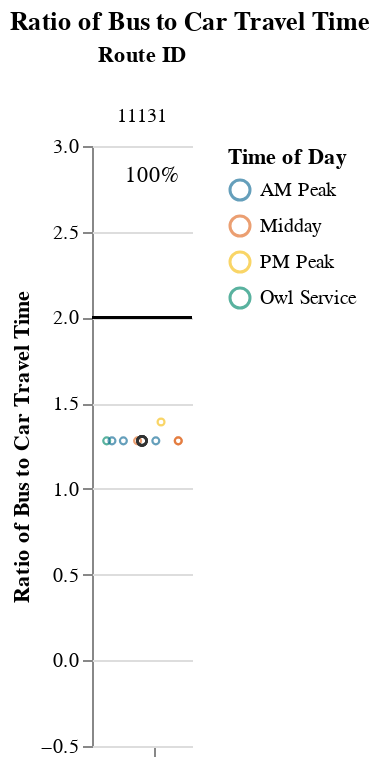
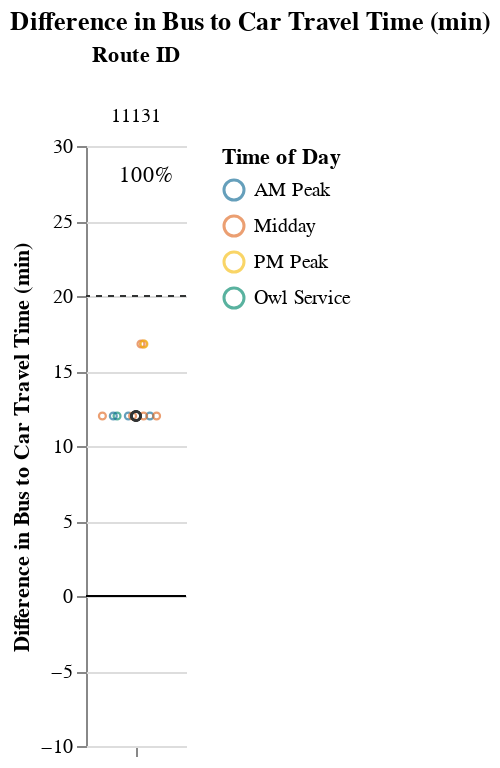

These figures' notebook cell, in order:
### Markdown cell above
## Viable Competitive Routes
### Short Routes (< 1 hr)

### Code cell
# Allow for possibility that operator doesn't have routes that fall into certain route_groups
# But, jupyterbook will not like markdown with f-string
# separate out route_group and put in each cell, and use try/except + if to display...
# but all 3 route groups must be displayed. just add sentence about why no routes were returned at the end
route_group = "short"
try:
    display_charts_for_route_group(df, route_group)
except:
    print("No routes meet this criteria.")

### Figure 1 — Vega-Lite specification as saved in the notebook (floating-point values rounded to 4 significant figures)
{"config": {"view": {"continuousWidth": 400, "continuousHeight": 300, "stroke": null}, "facet": {"spacing": 0}}, "data": {"name": "data-6addc74496ee9082c6da0ef05b3a7b9d"}, "facet": {"column": {"field": "route_id", "sort": ["11131"], "title": "Route ID", "type": "nominal"}}, "spec": {"layer": [{"mark": "rule", "encoding": {"color": {"value": "black"}, "y": {"field": "cutoff", "type": "quantitative"}}, "selection": {"selector001": {"type": "interval", "bind": "scales", "encodings": ["x", "y"]}}}, {"mark": {"type": "point", "opacity": 0.65, "size": 12, "strokeWidth": 1.1}, "encoding": {"color": {"field": "time_of_day", "scale": {"range": ["#136C97", "#E16B26", "#F6BF16", "#00896B", "#7790A3", "#5B559C"]}, "sort": ["AM Peak", "Midday", "PM Peak", "Owl Service"], "title": "Time of Day", "type": "nominal"}, "tooltip": [{"field": "route_id", "type": "nominal"}, {"field": "route_name", "type": "nominal"}, {"field": "trip_id", "type": "nominal"}, {"field": "service_hours", "type": "quantitative"}, {"field": "car_duration_hours", "type": "quantitative"}, {"field": "bus_multiplier", "type": "quantitative"}, {"field": "bus_difference", "type": "quantitative"}, {"field": "num_trips", "type": "quantitative"}, {"field": "num_competitive", "type": "quantitative"}, {"field": "pct_trips_competitive", "type": "quantitative"}, {"field": "p25", "type": "quantitative"}, {"field": "p50", "type": "quantitative"}, {"field": "p75", "type": "quantitative"}], "x": {"axis": {"grid": false, "labels": false, "ticks": true, "values": [0]}, "field": "jitter", "scale": {}, "title": null, "type": "quantitative"}, "y": {"field": "bus_multiplier", "scale": {"domain": [-0.25, 3.0]}, "title": "Ratio of Bus to Car Travel Time", "type": "quantitative"}}, "transform": [{"calculate": "sqrt(-2*log(random()))*cos(2*PI*random())", "as": "jitter"}], "width": 50}, {"layer": [{"mark": {"type": "point", "opacity": 0.6, "size": 20, "strokeWidth": 1.3}, "encoding": {"color": {"value": "#323434"}, "y": {"field": "bus_multiplier", "type": "quantitative"}}, "transform": [{"filter": "(datum.p50_trip === 1)"}]}, {"mark": {"type": "text", "align": "center", "baseline": "middle"}, "encoding": {"color": {"value": "black"}, "text": {"field": "pct_trips_competitive", "format": ".0%", "type": "quantitative"}, "tooltip": [{"field": "route_id", "type": "nominal"}, {"field": "route_name", "type": "nominal"}, {"field": "trip_id", "type": "nominal"}, {"field": "service_hours", "type": "quantitative"}, {"field": "car_duration_hours", "type": "quantitative"}, {"field": "bus_multiplier", "type": "quantitative"}, {"field": "bus_difference", "type": "quantitative"}, {"field": "num_trips", "type": "quantitative"}, {"field": "num_competitive", "type": "quantitative"}, {"field": "pct_trips_competitive", "type": "quantitative"}, {"field": "p25", "type": "quantitative"}, {"field": "p50", "type": "quantitative"}, {"field": "p75", "type": "quantitative"}], "x": {"value": 30}, "y": {"value": 15}}, "transform": [{"calculate": "sqrt(-2*log(random()))*cos(2*PI*random())", "as": "jitter"}, {"filter": "(datum.fastest_trip === 1)"}]}]}]}, "resolve": {"scale": {"y": "shared"}}, "title": "Ratio of Bus to Car Travel Time", "$schema": "https://vega.github.io/schema/vega-lite/v4.17.0.json", "datasets": {"data-6addc74496ee9082c6da0ef05b3a7b9d": [{"calitp_itp_id": 210, "trip_key": 3341563905747822614, "trip_id": "t_306562_b_16225_tn_0", "shape_id": "p_178929", "route_id": "11131", "service_hours": 0.92, "trip_first_departure_ts": 30000, "trip_last_arrival_ts": 33300, "departure_hour": 8, "time_of_day": "AM Peak", "p25": 0.92, "p50": 0.92, "p75": 0.96, "p50_trip": 1, "fastest_trip": 0, "car_duration_hours": 0.72, "competitive_route": 1, "bus_multiplier": 1.28, "bus_difference": 12.0, "num_trips": 11, "num_competitive": 11, "pct_trips_competitive": 1.0, "bus_difference_spread": 4.8, "route_group": "short", "max_trip_hrs": 1.0, "max_trip_route_group": 1.0, "below_cutoff": 11, "pct_below_cutoff": 1.0, "name": "City of Moorpark", "caltrans_district": "07 - Los Angeles", "drmt_organization_name": null, "route_name": null, "cutoff2": 20, "cutoff": 2}, {"calitp_itp_id": 210, "trip_key": -2130872789536584285, "trip_id": "t_306559_b_16225_tn_0", "shape_id": "p_178928", "route_id": "11131", "service_hours": 0.92, "trip_first_departure_ts": 22500, "trip_last_arrival_ts": 25800, "departure_hour": 6, "time_of_day": "Owl Service", "p25": 0.92, "p50": 0.92, "p75": 0.96, "p50_trip": 1, "fastest_trip": 0, "car_duration_hours": 0.72, "competitive_route": 1, "bus_multiplier": 1.28, "bus_difference": 12.0, "num_trips": 11, "num_competitive": 11, "pct_trips_competitive": 1.0, "bus_difference_spread": 4.8, "route_group": "short", "max_trip_hrs": 1.0, "max_trip_route_group": 1.0, "below_cutoff": 11, "pct_below_cutoff": 1.0, "name": "City of Moorpark", "caltrans_district": "07 - Los Angeles", "drmt_organization_name": null, "route_name": null, "cutoff2": 20, "cutoff": 2}, {"calitp_itp_id": 210, "trip_key": 5586849125469743557, "trip_id": "t_306560_b_16225_tn_0", "shape_id": "p_178929", "route_id": "11131", "service_hours": 0.92, "trip_first_departure_ts": 26400, "trip_last_arrival_ts": 29700, "departure_hour": 7, "time_of_day": "AM Peak", "p25": 0.92, "p50": 0.92, "p75": 0.96, "p50_trip": 1, "fastest_trip": 0, "car_duration_hours": 0.72, "competitive_route": 1, "bus_multiplier": 1.28, "bus_difference": 12.0, "num_trips": 11, "num_competitive": 11, "pct_trips_competitive": 1.0, "bus_difference_spread": 4.8, "route_group": "short", "max_trip_hrs": 1.0, "max_trip_route_group": 1.0, "below_cutoff": 11, "pct_below_cutoff": 1.0, "name": "City of Moorpark", "caltrans_district": "07 - Los Angeles", "drmt_organization_name": null, "route_name": null, "cutoff2": 20, "cutoff": 2}, {"calitp_itp_id": 210, "trip_key": -405197724949488178, "trip_id": "t_306561_b_16225_tn_0", "shape_id": "p_178929", "route_id": "11131", "service_hours": 0.92, "trip_first_departure_ts": 34200, "trip_last_arrival_ts": 37500, "departure_hour": 9, "time_of_day": "AM Peak", "p25": 0.92, "p50": 0.92, "p75": 0.96, "p50_trip": 1, "fastest_trip": 0, "car_duration_hours": 0.72, "competitive_route": 1, "bus_multiplier": 1.28, "bus_difference": 12.0, "num_trips": 11, "num_competitive": 11, "pct_trips_competitive": 1.0, "bus_difference_spread": 4.8, "route_group": "short", "max_trip_hrs": 1.0, "max_trip_route_group": 1.0, "below_cutoff": 11, "pct_below_cutoff": 1.0, "name": "City of Moorpark", "caltrans_district": "07 - Los Angeles", "drmt_organization_name": null, "route_name": null, "cutoff2": 20, "cutoff": 2}, {"calitp_itp_id": 210, "trip_key": -5679256309080196942, "trip_id": "t_306566_b_16225_tn_0", "shape_id": "p_178929", "route_id": "11131", "service_hours": 0.92, "trip_first_departure_ts": 49500, "trip_last_arrival_ts": 52800, "departure_hour": 13, "time_of_day": "Midday", "p25": 0.92, "p50": 0.92, "p75": 0.96, "p50_trip": 1, "fastest_trip": 0, "car_duration_hours": 0.72, "competitive_route": 1, "bus_multiplier": 1.28, "bus_difference": 12.0, "num_trips": 11, "num_competitive": 11, "pct_trips_competitive": 1.0, "bus_difference_spread": 4.8, "route_group": "short", "max_trip_hrs": 1.0, "max_trip_route_group": 1.0, "below_cutoff": 11, "pct_below_cutoff": 1.0, "name": "City of Moorpark", "caltrans_district": "07 - Los Angeles", "drmt_organization_name": null, "route_name": null, "cutoff2": 20, "cutoff": 2}, {"calitp_itp_id": 210, "trip_key": 1752313231697081193, "trip_id": "t_306563_b_16225_tn_0", "shape_id": "p_178929", "route_id": "11131", "service_hours": 0.92, "trip_first_departure_ts": 37800, "trip_last_arrival_ts": 41100, "departure_hour": 10, "time_of_day": "Midday", "p25": 0.92, "p50": 0.92, "p75": 0.96, "p50_trip": 1, "fastest_trip": 0, "car_duration_hours": 0.72, "competitive_route": 1, "bus_multiplier": 1.28, "bus_difference": 12.0, "num_trips": 11, "num_competitive": 11, "pct_trips_competitive": 1.0, "bus_difference_spread": 4.8, "route_group": "short", "max_trip_hrs": 1.0, "max_trip_route_group": 1.0, "below_cutoff": 11, "pct_below_cutoff": 1.0, "name": "City of Moorpark", "caltrans_district": "07 - Los Angeles", "drmt_organization_name": null, "route_name": null, "cutoff2": 20, "cutoff": 2}, {"calitp_itp_id": 210, "trip_key": -7827830937952307456, "trip_id": "t_306564_b_16225_tn_0", "shape_id": "p_178929", "route_id": "11131", "service_hours": 0.92, "trip_first_departure_ts": 41400, "trip_last_arrival_ts": 44700, "departure_hour": 11, "time_of_day": "Midday", "p25": 0.92, "p50": 0.92, "p75": 0.96, "p50_trip": 1, "fastest_trip": 0, "car_duration_hours": 0.72, "competitive_route": 1, "bus_multiplier": 1.28, "bus_difference": 12.0, "num_trips": 11, "num_competitive": 11, "pct_trips_competitive": 1.0, "bus_difference_spread": 4.8, "route_group": "short", "max_trip_hrs": 1.0, "max_trip_route_group": 1.0, "below_cutoff": 11, "pct_below_cutoff": 1.0, "name": "City of Moorpark", "caltrans_district": "07 - Los Angeles", "drmt_organization_name": null, "route_name": null, "cutoff2": 20, "cutoff": 2}, {"calitp_itp_id": 210, "trip_key": -1356107766269570840, "trip_id": "t_306567_b_16225_tn_0", "shape_id": "p_178929", "route_id": "11131", "service_hours": 0.92, "trip_first_departure_ts": 53100, "trip_last_arrival_ts": 56400, "departure_hour": 14, "time_of_day": "Midday", "p25": 0.92, "p50": 0.92, "p75": 0.96, "p50_trip": 1, "fastest_trip": 1, "car_duration_hours": 0.72, "competitive_route": 1, "bus_multiplier": 1.28, "bus_difference": 12.0, "num_trips": 11, "num_competitive": 11, "pct_trips_competitive": 1.0, "bus_difference_spread": 4.8, "route_group": "short", "max_trip_hrs": 1.0, "max_trip_route_group": 1.0, "below_cutoff": 11, "pct_below_cutoff": 1.0, "name": "City of Moorpark", "caltrans_district": "07 - Los Angeles", "drmt_organization_name": null, "route_name": null, "cutoff2": 20, "cutoff": 2}, {"calitp_itp_id": 210, "trip_key": 5918490509608406939, "trip_id": "t_306565_b_16225_tn_0", "shape_id": "p_178929", "route_id": "11131", "service_hours": 1.0, "trip_first_departure_ts": 45600, "trip_last_arrival_ts": 49200, "departure_hour": 12, "time_of_day": "Midday", "p25": 0.92, "p50": 0.92, "p75": 0.96, "p50_trip": 0, "fastest_trip": 0, "car_duration_hours": 0.72, "competitive_route": 1, "bus_multiplier": 1.39, "bus_difference": 16.8, "num_trips": 11, "num_competitive": 11, "pct_trips_competitive": 1.0, "bus_difference_spread": 4.8, "route_group": "short", "max_trip_hrs": 1.0, "max_trip_route_group": 1.0, "below_cutoff": 11, "pct_below_cutoff": 1.0, "name": "City of Moorpark", "caltrans_district": "07 - Los Angeles", "drmt_organization_name": null, "route_name": null, "cutoff2": 20, "cutoff": 2}, {"calitp_itp_id": 210, "trip_key": -1924256971193609396, "trip_id": "t_306568_b_16225_tn_0", "shape_id": "p_178919", "route_id": "11131", "service_hours": 1.0, "trip_first_departure_ts": 57300, "trip_last_arrival_ts": 60900, "departure_hour": 15, "time_of_day": "Midday", "p25": 0.92, "p50": 0.92, "p75": 0.96, "p50_trip": 0, "fastest_trip": 0, "car_duration_hours": 0.72, "competitive_route": 1, "bus_multiplier": 1.39, "bus_difference": 16.8, "num_trips": 11, "num_competitive": 11, "pct_trips_competitive": 1.0, "bus_difference_spread": 4.8, "route_group": "short", "max_trip_hrs": 1.0, "max_trip_route_group": 1.0, "below_cutoff": 11, "pct_below_cutoff": 1.0, "name": "City of Moorpark", "caltrans_district": "07 - Los Angeles", "drmt_organization_name": null, "route_name": null, "cutoff2": 20, "cutoff": 2}, {"calitp_itp_id": 210, "trip_key": -4812399808938426988, "trip_id": "t_306569_b_16225_tn_0", "shape_id": "p_178919", "route_id": "11131", "service_hours": 1.0, "trip_first_departure_ts": 61500, "trip_last_arrival_ts": 65100, "departure_hour": 17, "time_of_day": "PM Peak", "p25": 0.92, "p50": 0.92, "p75": 0.96, "p50_trip": 0, "fastest_trip": 0, "car_duration_hours": 0.72, "competitive_route": 1, "bus_multiplier": 1.39, "bus_difference": 16.8, "num_trips": 11, "num_competitive": 11, "pct_trips_competitive": 1.0, "bus_difference_spread": 4.8, "route_group": "short", "max_trip_hrs": 1.0, "max_trip_route_group": 1.0, "below_cutoff": 11, "pct_below_cutoff": 1.0, "name": "City of Moorpark", "caltrans_district": "07 - Los Angeles", "drmt_organization_name": null, "route_name": null, "cutoff2": 20, "cutoff": 2}]}}

### Figure 2 — Vega-Lite specification as saved in the notebook (floating-point values rounded to 4 significant figures)
{"config": {"view": {"continuousWidth": 400, "continuousHeight": 300, "stroke": null}, "facet": {"spacing": 0}}, "data": {"name": "data-65bf3683794e35e346e248ddcdc611ff"}, "facet": {"column": {"field": "route_id", "sort": ["11131"], "title": "Route ID", "type": "nominal"}}, "spec": {"layer": [{"mark": "rule", "encoding": {"color": {"value": "black"}, "y": {"field": "cutoff", "type": "quantitative"}}, "selection": {"selector002": {"type": "interval", "bind": "scales", "encodings": ["x", "y"]}}}, {"mark": {"type": "rule", "strokeDash": [3, 3]}, "encoding": {"color": {"value": "#323434"}, "y": {"field": "cutoff2", "type": "quantitative"}}}, {"mark": {"type": "point", "opacity": 0.65, "size": 12, "strokeWidth": 1.1}, "encoding": {"color": {"field": "time_of_day", "scale": {"range": ["#136C97", "#E16B26", "#F6BF16", "#00896B", "#7790A3", "#5B559C"]}, "sort": ["AM Peak", "Midday", "PM Peak", "Owl Service"], "title": "Time of Day", "type": "nominal"}, "tooltip": [{"field": "route_id", "type": "nominal"}, {"field": "route_name", "type": "nominal"}, {"field": "trip_id", "type": "nominal"}, {"field": "service_hours", "type": "quantitative"}, {"field": "car_duration_hours", "type": "quantitative"}, {"field": "bus_multiplier", "type": "quantitative"}, {"field": "bus_difference", "type": "quantitative"}, {"field": "num_trips", "type": "quantitative"}, {"field": "num_competitive", "type": "quantitative"}, {"field": "pct_trips_competitive", "type": "quantitative"}, {"field": "p25", "type": "quantitative"}, {"field": "p50", "type": "quantitative"}, {"field": "p75", "type": "quantitative"}], "x": {"axis": {"grid": false, "labels": false, "ticks": true, "values": [0]}, "field": "jitter", "scale": {}, "title": null, "type": "quantitative"}, "y": {"field": "bus_difference", "scale": {"domain": [-5, 25.0]}, "title": "Difference in Bus to Car Travel Time (min)", "type": "quantitative"}}, "transform": [{"calculate": "sqrt(-2*log(random()))*cos(2*PI*random())", "as": "jitter"}], "width": 50}, {"layer": [{"mark": {"type": "point", "opacity": 0.6, "size": 20, "strokeWidth": 1.3}, "encoding": {"color": {"value": "#323434"}, "y": {"field": "bus_difference", "type": "quantitative"}}, "transform": [{"filter": "(datum.p50_trip === 1)"}]}, {"mark": {"type": "text", "align": "center", "baseline": "middle"}, "encoding": {"color": {"value": "black"}, "text": {"field": "pct_trips_competitive", "format": ".0%", "type": "quantitative"}, "tooltip": [{"field": "route_id", "type": "nominal"}, {"field": "route_name", "type": "nominal"}, {"field": "trip_id", "type": "nominal"}, {"field": "service_hours", "type": "quantitative"}, {"field": "car_duration_hours", "type": "quantitative"}, {"field": "bus_multiplier", "type": "quantitative"}, {"field": "bus_difference", "type": "quantitative"}, {"field": "num_trips", "type": "quantitative"}, {"field": "num_competitive", "type": "quantitative"}, {"field": "pct_trips_competitive", "type": "quantitative"}, {"field": "p25", "type": "quantitative"}, {"field": "p50", "type": "quantitative"}, {"field": "p75", "type": "quantitative"}], "x": {"value": 30}, "y": {"value": 15}}, "transform": [{"calculate": "sqrt(-2*log(random()))*cos(2*PI*random())", "as": "jitter"}, {"filter": "(datum.fastest_trip === 1)"}]}]}]}, "resolve": {"scale": {"y": "shared"}}, "title": "Difference in Bus to Car Travel Time (min)", "$schema": "https://vega.github.io/schema/vega-lite/v4.17.0.json", "datasets": {"data-65bf3683794e35e346e248ddcdc611ff": [{"calitp_itp_id": 210, "trip_key": 3341563905747822614, "trip_id": "t_306562_b_16225_tn_0", "shape_id": "p_178929", "route_id": "11131", "service_hours": 0.92, "trip_first_departure_ts": 30000, "trip_last_arrival_ts": 33300, "departure_hour": 8, "time_of_day": "AM Peak", "p25": 0.92, "p50": 0.92, "p75": 0.96, "p50_trip": 1, "fastest_trip": 0, "car_duration_hours": 0.72, "competitive_route": 1, "bus_multiplier": 1.28, "bus_difference": 12.0, "num_trips": 11, "num_competitive": 11, "pct_trips_competitive": 1.0, "bus_difference_spread": 4.8, "route_group": "short", "max_trip_hrs": 1.0, "max_trip_route_group": 1.0, "below_cutoff": 11, "pct_below_cutoff": 1.0, "name": "City of Moorpark", "caltrans_district": "07 - Los Angeles", "drmt_organization_name": null, "route_name": null, "cutoff2": 20, "cutoff": 0}, {"calitp_itp_id": 210, "trip_key": -2130872789536584285, "trip_id": "t_306559_b_16225_tn_0", "shape_id": "p_178928", "route_id": "11131", "service_hours": 0.92, "trip_first_departure_ts": 22500, "trip_last_arrival_ts": 25800, "departure_hour": 6, "time_of_day": "Owl Service", "p25": 0.92, "p50": 0.92, "p75": 0.96, "p50_trip": 1, "fastest_trip": 0, "car_duration_hours": 0.72, "competitive_route": 1, "bus_multiplier": 1.28, "bus_difference": 12.0, "num_trips": 11, "num_competitive": 11, "pct_trips_competitive": 1.0, "bus_difference_spread": 4.8, "route_group": "short", "max_trip_hrs": 1.0, "max_trip_route_group": 1.0, "below_cutoff": 11, "pct_below_cutoff": 1.0, "name": "City of Moorpark", "caltrans_district": "07 - Los Angeles", "drmt_organization_name": null, "route_name": null, "cutoff2": 20, "cutoff": 0}, {"calitp_itp_id": 210, "trip_key": 5586849125469743557, "trip_id": "t_306560_b_16225_tn_0", "shape_id": "p_178929", "route_id": "11131", "service_hours": 0.92, "trip_first_departure_ts": 26400, "trip_last_arrival_ts": 29700, "departure_hour": 7, "time_of_day": "AM Peak", "p25": 0.92, "p50": 0.92, "p75": 0.96, "p50_trip": 1, "fastest_trip": 0, "car_duration_hours": 0.72, "competitive_route": 1, "bus_multiplier": 1.28, "bus_difference": 12.0, "num_trips": 11, "num_competitive": 11, "pct_trips_competitive": 1.0, "bus_difference_spread": 4.8, "route_group": "short", "max_trip_hrs": 1.0, "max_trip_route_group": 1.0, "below_cutoff": 11, "pct_below_cutoff": 1.0, "name": "City of Moorpark", "caltrans_district": "07 - Los Angeles", "drmt_organization_name": null, "route_name": null, "cutoff2": 20, "cutoff": 0}, {"calitp_itp_id": 210, "trip_key": -405197724949488178, "trip_id": "t_306561_b_16225_tn_0", "shape_id": "p_178929", "route_id": "11131", "service_hours": 0.92, "trip_first_departure_ts": 34200, "trip_last_arrival_ts": 37500, "departure_hour": 9, "time_of_day": "AM Peak", "p25": 0.92, "p50": 0.92, "p75": 0.96, "p50_trip": 1, "fastest_trip": 0, "car_duration_hours": 0.72, "competitive_route": 1, "bus_multiplier": 1.28, "bus_difference": 12.0, "num_trips": 11, "num_competitive": 11, "pct_trips_competitive": 1.0, "bus_difference_spread": 4.8, "route_group": "short", "max_trip_hrs": 1.0, "max_trip_route_group": 1.0, "below_cutoff": 11, "pct_below_cutoff": 1.0, "name": "City of Moorpark", "caltrans_district": "07 - Los Angeles", "drmt_organization_name": null, "route_name": null, "cutoff2": 20, "cutoff": 0}, {"calitp_itp_id": 210, "trip_key": -5679256309080196942, "trip_id": "t_306566_b_16225_tn_0", "shape_id": "p_178929", "route_id": "11131", "service_hours": 0.92, "trip_first_departure_ts": 49500, "trip_last_arrival_ts": 52800, "departure_hour": 13, "time_of_day": "Midday", "p25": 0.92, "p50": 0.92, "p75": 0.96, "p50_trip": 1, "fastest_trip": 0, "car_duration_hours": 0.72, "competitive_route": 1, "bus_multiplier": 1.28, "bus_difference": 12.0, "num_trips": 11, "num_competitive": 11, "pct_trips_competitive": 1.0, "bus_difference_spread": 4.8, "route_group": "short", "max_trip_hrs": 1.0, "max_trip_route_group": 1.0, "below_cutoff": 11, "pct_below_cutoff": 1.0, "name": "City of Moorpark", "caltrans_district": "07 - Los Angeles", "drmt_organization_name": null, "route_name": null, "cutoff2": 20, "cutoff": 0}, {"calitp_itp_id": 210, "trip_key": 1752313231697081193, "trip_id": "t_306563_b_16225_tn_0", "shape_id": "p_178929", "route_id": "11131", "service_hours": 0.92, "trip_first_departure_ts": 37800, "trip_last_arrival_ts": 41100, "departure_hour": 10, "time_of_day": "Midday", "p25": 0.92, "p50": 0.92, "p75": 0.96, "p50_trip": 1, "fastest_trip": 0, "car_duration_hours": 0.72, "competitive_route": 1, "bus_multiplier": 1.28, "bus_difference": 12.0, "num_trips": 11, "num_competitive": 11, "pct_trips_competitive": 1.0, "bus_difference_spread": 4.8, "route_group": "short", "max_trip_hrs": 1.0, "max_trip_route_group": 1.0, "below_cutoff": 11, "pct_below_cutoff": 1.0, "name": "City of Moorpark", "caltrans_district": "07 - Los Angeles", "drmt_organization_name": null, "route_name": null, "cutoff2": 20, "cutoff": 0}, {"calitp_itp_id": 210, "trip_key": -7827830937952307456, "trip_id": "t_306564_b_16225_tn_0", "shape_id": "p_178929", "route_id": "11131", "service_hours": 0.92, "trip_first_departure_ts": 41400, "trip_last_arrival_ts": 44700, "departure_hour": 11, "time_of_day": "Midday", "p25": 0.92, "p50": 0.92, "p75": 0.96, "p50_trip": 1, "fastest_trip": 0, "car_duration_hours": 0.72, "competitive_route": 1, "bus_multiplier": 1.28, "bus_difference": 12.0, "num_trips": 11, "num_competitive": 11, "pct_trips_competitive": 1.0, "bus_difference_spread": 4.8, "route_group": "short", "max_trip_hrs": 1.0, "max_trip_route_group": 1.0, "below_cutoff": 11, "pct_below_cutoff": 1.0, "name": "City of Moorpark", "caltrans_district": "07 - Los Angeles", "drmt_organization_name": null, "route_name": null, "cutoff2": 20, "cutoff": 0}, {"calitp_itp_id": 210, "trip_key": -1356107766269570840, "trip_id": "t_306567_b_16225_tn_0", "shape_id": "p_178929", "route_id": "11131", "service_hours": 0.92, "trip_first_departure_ts": 53100, "trip_last_arrival_ts": 56400, "departure_hour": 14, "time_of_day": "Midday", "p25": 0.92, "p50": 0.92, "p75": 0.96, "p50_trip": 1, "fastest_trip": 1, "car_duration_hours": 0.72, "competitive_route": 1, "bus_multiplier": 1.28, "bus_difference": 12.0, "num_trips": 11, "num_competitive": 11, "pct_trips_competitive": 1.0, "bus_difference_spread": 4.8, "route_group": "short", "max_trip_hrs": 1.0, "max_trip_route_group": 1.0, "below_cutoff": 11, "pct_below_cutoff": 1.0, "name": "City of Moorpark", "caltrans_district": "07 - Los Angeles", "drmt_organization_name": null, "route_name": null, "cutoff2": 20, "cutoff": 0}, {"calitp_itp_id": 210, "trip_key": 5918490509608406939, "trip_id": "t_306565_b_16225_tn_0", "shape_id": "p_178929", "route_id": "11131", "service_hours": 1.0, "trip_first_departure_ts": 45600, "trip_last_arrival_ts": 49200, "departure_hour": 12, "time_of_day": "Midday", "p25": 0.92, "p50": 0.92, "p75": 0.96, "p50_trip": 0, "fastest_trip": 0, "car_duration_hours": 0.72, "competitive_route": 1, "bus_multiplier": 1.39, "bus_difference": 16.8, "num_trips": 11, "num_competitive": 11, "pct_trips_competitive": 1.0, "bus_difference_spread": 4.8, "route_group": "short", "max_trip_hrs": 1.0, "max_trip_route_group": 1.0, "below_cutoff": 11, "pct_below_cutoff": 1.0, "name": "City of Moorpark", "caltrans_district": "07 - Los Angeles", "drmt_organization_name": null, "route_name": null, "cutoff2": 20, "cutoff": 0}, {"calitp_itp_id": 210, "trip_key": -1924256971193609396, "trip_id": "t_306568_b_16225_tn_0", "shape_id": "p_178919", "route_id": "11131", "service_hours": 1.0, "trip_first_departure_ts": 57300, "trip_last_arrival_ts": 60900, "departure_hour": 15, "time_of_day": "Midday", "p25": 0.92, "p50": 0.92, "p75": 0.96, "p50_trip": 0, "fastest_trip": 0, "car_duration_hours": 0.72, "competitive_route": 1, "bus_multiplier": 1.39, "bus_difference": 16.8, "num_trips": 11, "num_competitive": 11, "pct_trips_competitive": 1.0, "bus_difference_spread": 4.8, "route_group": "short", "max_trip_hrs": 1.0, "max_trip_route_group": 1.0, "below_cutoff": 11, "pct_below_cutoff": 1.0, "name": "City of Moorpark", "caltrans_district": "07 - Los Angeles", "drmt_organization_name": null, "route_name": null, "cutoff2": 20, "cutoff": 0}, {"calitp_itp_id": 210, "trip_key": -4812399808938426988, "trip_id": "t_306569_b_16225_tn_0", "shape_id": "p_178919", "route_id": "11131", "service_hours": 1.0, "trip_first_departure_ts": 61500, "trip_last_arrival_ts": 65100, "departure_hour": 17, "time_of_day": "PM Peak", "p25": 0.92, "p50": 0.92, "p75": 0.96, "p50_trip": 0, "fastest_trip": 0, "car_duration_hours": 0.72, "competitive_route": 1, "bus_multiplier": 1.39, "bus_difference": 16.8, "num_trips": 11, "num_competitive": 11, "pct_trips_competitive": 1.0, "bus_difference_spread": 4.8, "route_group": "short", "max_trip_hrs": 1.0, "max_trip_route_group": 1.0, "below_cutoff": 11, "pct_below_cutoff": 1.0, "name": "City of Moorpark", "caltrans_district": "07 - Los Angeles", "drmt_organization_name": null, "route_name": null, "cutoff2": 20, "cutoff": 0}]}}
